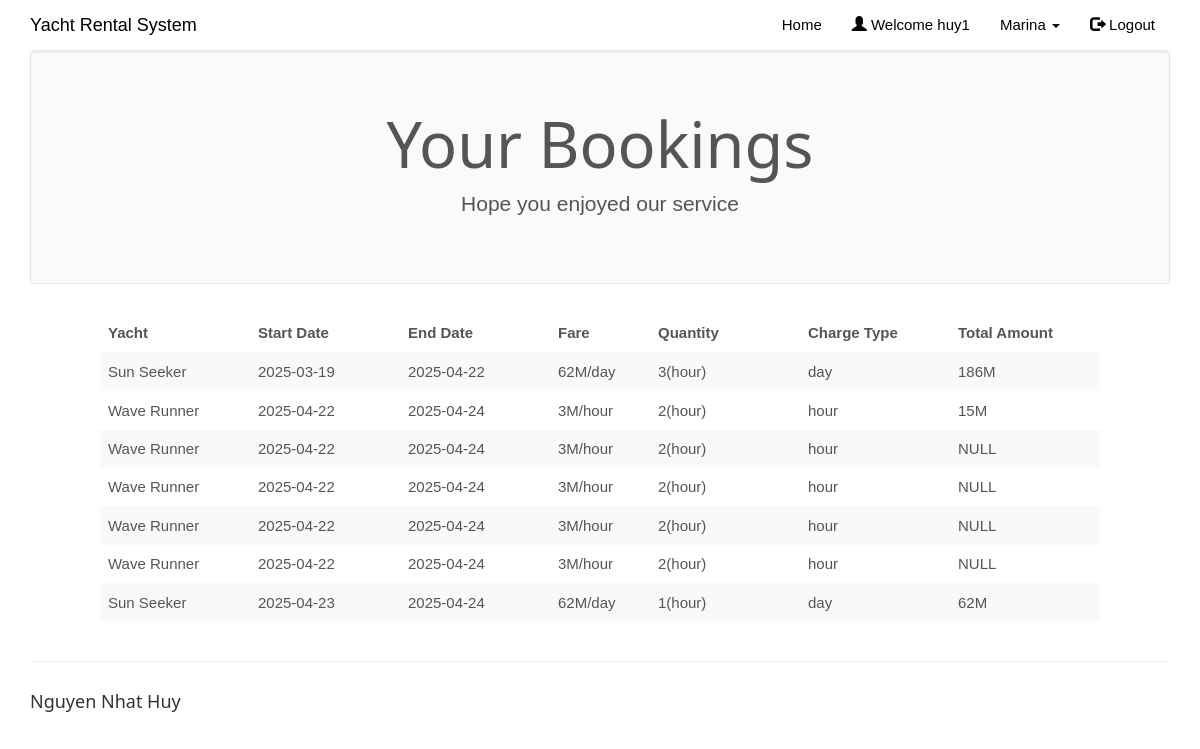
The page /mybookings.php (signed in) on the database its author committed.
### tables this page shows
CREATE TABLE `rentedyachts` (
  `id` int(100) NOT NULL,
  `customer_username` varchar(50) NOT NULL,
  `yacht_id` int(20) NOT NULL,
  `driver_id` int(20) NOT NULL,
  `booking_date` date NOT NULL,
  `rent_start_date` date NOT NULL,
  `rent_end_date` date NOT NULL,
  `yacht_return_date` date DEFAULT NULL,
  `charge_type` varchar(25) NOT NULL DEFAULT 'days',
  `fare` double DEFAULT NULL,
  `quantity` int(50) DEFAULT NULL,
  `total_amount` double DEFAULT NULL,
  `return_status` varchar(10) NOT NULL
);

CREATE TABLE `yachts` (
  `yacht_id` int(20) NOT NULL,
  `yacht_name` varchar(50) NOT NULL,
  `yachttype_id` varchar(50) NOT NULL,
  `yacht_img` varchar(50) DEFAULT 'NA',
  `price_per_hour` double NOT NULL,
  `price_per_day` double NOT NULL,
  `engine_type` varchar(50) NOT NULL,
  `max_passengers` int(11) NOT NULL,
  `yacht_availability` varchar(10) NOT NULL
);

### mybookings.php (the view, shortened to what this page needs)
<!DOCTYPE html>
<html>
<?php
$conn = Connect();
?>
<head>
<link rel="stylesheet" href="assets/bootstrap/css/bootstrap.min.css">
<link rel="stylesheet" href="assets/fonts/font-awesome.min.css">
    <link rel="stylesheet" href="assets/w3css/w3.css">
<link rel="stylesheet" type="text/css" href="assets/css/customerlogin.css">
<link rel="stylesheet" type="text/css" media="screen" href="assets/css/clientpage.css" />
</head>
<body id="page-top" data-spy="scroll" data-target=".navbar-fixed-top">
    <nav class="navbar navbar-custom navbar-fixed-top" role="navigation" style="color: black">
        <div class="container">
            <div class="navbar-header">
                <a class="navbar-brand page-scroll" href="index.php">
                   Yacht Rental System </a>
            </div>
            <?php
                if(isset($_SESSION['login_client'])){
            ?>
            <div class="collapse navbar-collapse navbar-right navbar-main-collapse">
                <ul class="nav navbar-nav">
                    <li>
                        <a href="index.php">Home</a>
                    </li>
                    <li>
                        <a href="#"><span class="glyphicon glyphicon-user"></span> Welcome <?php echo $_SESSION['login_client']; ?></a>
                    </li>
                    <li>
                    <ul class="nav navbar-nav navbar-right">
            <li><a href="#" class="dropdown-toggle active" data-toggle="dropdown" role="button" aria-haspopup="true" aria-expanded="false"><span class="glyphicon glyphicon-user"></span> Control Panel <span class="caret"></span> </a>
                <ul class="dropdown-menu">
              <li> <a href="enteryacht.php">Add Yacht</a></li>
              <li> <a href="enterdriver.php"> Add Driver</a></li>
              <li> <a href="clientview.php">View</a></li>
            </ul>
            </li>
          </ul>
                    </li>
                    <li>
                        <a href="logout.php"><span class="glyphicon glyphicon-log-out"></span> Logout</a>
                    </li>
                </ul>
            </div>
            <?php
                }
                else if (isset($_SESSION['login_customer'])){
            ?>
            <div class="collapse navbar-collapse navbar-right navbar-main-collapse">
                <ul class="nav navbar-nav">
                    <li>
                        <a href="index.php">Home</a>
                    </li>
                    <li>
                        <a href="#"><span class="glyphicon glyphicon-user"></span> Welcome <?php echo $_SESSION['login_customer']; ?></a>
                    </li>
                    <ul class="nav navbar-nav">
            <li><a href="#" class="dropdown-toggle active" data-toggle="dropdown" role="button" aria-haspopup="true" aria-expanded="false"> Marina <span class="caret"></span> </a>
            </li>
          </ul>
                    <li>
                        <a href="logout.php"><span class="glyphicon glyphicon-log-out"></span> Logout</a>
                    </li>
                </ul>
            </div>
                <?php   }
                ?>
        </div>
    </nav>
<?php $login_customer = $_SESSION['login_customer'];
    $sql1 = "SELECT * FROM rentedyachts ry, yachts y
    WHERE ry.customer_username='$login_customer' AND y.yacht_id=ry.yacht_id ";
    $result1 = $conn->query($sql1);
    if (mysqli_num_rows($result1) > 0) {
?>
<div class="container">
      <div class="jumbotron">
        <h1 class="text-center">Your Bookings</h1>
        <p class="text-center"> Hope you enjoyed our service </p>
      </div>
    </div>
    <div class="table-responsive" style="padding-left: 100px; padding-right: 100px;" >
<table class="table table-striped">
  <thead class="thead-dark">
<tr>
<th width="15%">Yacht</th>
<th width="15%">Start Date</th>
<th width="15%">End Date</th>
<th width="10%">Fare</th>
<th width="15%">Quantity</th>
<th width="15%">Charge Type</th>
<th width="15%">Total Amount</th>
</tr>
</thead>
<?php
        while($row = mysqli_fetch_assoc($result1)) {
?>
<tr>
<td><?php echo $row["yacht_name"]; ?></td>
<td><?php echo $row["rent_start_date"]; ?></td>
<td><?php echo $row["rent_end_date"]; ?></td>
<td>  <?php
            if($row["charge_type"] == "day"){
                    echo ($row["fare"] . "M/day");
                } else {
                    echo ($row["fare"] . "M/hour");
                }
            ?></td>
<td><?php  if($row["charge_type"] == "days"){
                    echo ($row["quantity"] . "(day)");
                } else {
                    echo ($row["quantity"] . "(hour)");
                } ?></td>
<td><?php echo $row["charge_type"]; ?> </td>
<td><?php  if($row["total_amount"] == NULL){
                    echo ("NULL");
                } else {
                    echo ($row["total_amount"] . "M");
                } ?></td>
</tr>
<?php        } ?>
                </table>
                </div>
            <?php
        } ?>
</body>
<footer class="site-footer">
        <div class="container">
            <hr>
            <div class="row">
                <div class="col-sm-6">
                    <h5>Nguyen Nhat Huy</h5>
                </div>
            </div>
        </div>
    </footer>
</html>

### assets/w3css/w3.css (style rules this page uses)
*,*:before,*:after { box-sizing:inherit }
html { -ms-text-size-adjust:100%;-webkit-text-size-adjust:100% }
body { margin:0 }
article,aside,details,figcaption,figure,footer,header,main,menu,nav,section,summary { display:block }
a { background-color:transparent;-webkit-text-decoration-skip:objects }
hr { box-sizing:content-box;height:0;overflow:visible }
html,body { font-family:Verdana,sans-serif;font-size:15px;line-height:1.5 }
html { overflow-x:hidden }
h1 { font-size:36px }
h5 { font-size:18px }
h1,h2,h3,h4,h5,h6 { font-family:"Segoe UI",Arial,sans-serif;font-weight:400;margin:10px 0 }
hr { border:0;border-top:1px solid #eee;margin:20px 0 }
a { color:inherit }

### assets/css/customerlogin.css (style rules this page uses)
body, html { height: 100%; }
body { padding-top: 50px; background-size: 100%; }
footer { display: block; }

### rows shown on the page
rentedyachts: yacht.yacht_name "Sun Seeker", rent_start_date "2025-03-19", rent_end_date "2025-04-22", fare "62", quantity "3", charge_type "day", total_amount "186"
rentedyachts: yacht.yacht_name "Wave Runner", rent_start_date "2025-04-22", rent_end_date "2025-04-24", fare "3", quantity "2", charge_type "hour", total_amount "15"
rentedyachts: yacht.yacht_name "Wave Runner", rent_start_date "2025-04-22", rent_end_date "2025-04-24", fare "3", quantity "2", charge_type "hour", shows "NULL"
rentedyachts: yacht.yacht_name "Wave Runner", rent_start_date "2025-04-22", rent_end_date "2025-04-24", fare "3", quantity "2", charge_type "hour", shows "NULL"
rentedyachts: yacht.yacht_name "Wave Runner", rent_start_date "2025-04-22", rent_end_date "2025-04-24", fare "3", quantity "2", charge_type "hour", shows "NULL"
rentedyachts: yacht.yacht_name "Wave Runner", rent_start_date "2025-04-22", rent_end_date "2025-04-24", fare "3", quantity "2", charge_type "hour", shows "NULL"
rentedyachts: yacht.yacht_name "Sun Seeker", rent_start_date "2025-04-23", rent_end_date "2025-04-24", fare "62", quantity "1", charge_type "day", total_amount "62"

### other values the page prints
$_SESSION['login_customer'] "huy1"
